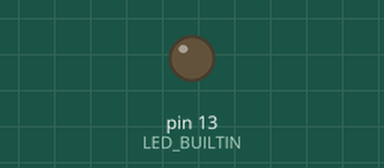
Recording of a sketch running on a simulated Arduino Uno, built with avr-gcc and run on an emulated ATmega328P. Shown: output pins drawn as LEDs (lit = HIGH). Random numbers use the default seed unless the sketch sets one.

Above: at 0.1 s.
At 35.2 s:
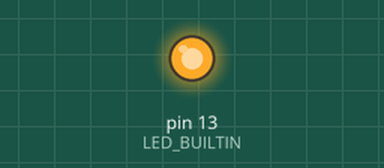
Timing chart, 0 to 40.0 s (numbered marks = the images above):
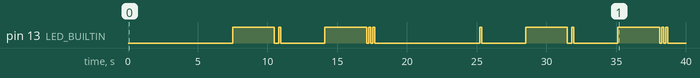

Measured:
- by itself, pin 13 (LED_BUILTIN): LOW → HIGH at 7.5 s, → LOW 3.0 s later, → HIGH 0.30 s later, → LOW 0.15 s later, … (22 changes in this stretch)

The sketch:

higerLower.ino
```cpp
#define MAX 10

#define TUNIT 150 // Shortest time frame
#define BLINK (TUNIT * 20)  // Time light is on for 1
#define BETWEEN (TUNIT * 2) // Time between bits
#define PAUSE (TUNIT * 50)  // Time between numbers

void setup(void);
void loop(void);
void shownumber(unsigned char*);
void flash(unsigned short);


void setup()
{
	#ifdef DEBUG
	// Setup Serial
	Serial.begin(9600);
	while (!Serial);

	Serial.println("Higher lower");
	#endif

	// if analog input pin 0 is unconnected, random analog
	// noise will cause the call to randomSeed() to generate
	// different seed numbers each time the sketch runs.
	// randomSeed() will then shuffle the random function.
	randomSeed(analogRead(0));

	pinMode(LED_BUILTIN, OUTPUT);
}

void loop()
{
	// Get random number
	unsigned char number = random(MAX) + 1;

	#ifdef DEBUG
	Serial.print("Number = ");
	Serial.print(number);
	Serial.print(": ");
	Serial.println(number, BIN);
	#endif

	// Pause between numbers
	delay(PAUSE);
	showNumber(&number);
}

void showNumber(unsigned char* n)
{
	unsigned char l = 8;	// A max of 8 bits or 255 in decimal

	// Wait for first 1
	while (!(*n >> l-- & 0x0001));	// n cannot be 0

	// Show all bits in reverse (except MSB)
	for (unsigned char i = 0; i <= l; ++i)
	{
		if(*n >> i & 0x0001)
		{
			// Long flash
			flash(BLINK);
		}
		else
		{
			// Short flash to indicate a new bit started
			flash(TUNIT);
			delay(BLINK - TUNIT);
		}

		// Delay between bits
		delay(BETWEEN);
	}

	// Flash MSB (always 1)
	flash(BLINK);

	// End of number indicated by 2 short flashes
	delay(TUNIT);
	flash(TUNIT);
	delay(TUNIT);
	flash(TUNIT);
}

void flash(unsigned short delayTime)
{
	digitalWrite(LED_BUILTIN, HIGH);
	delay(delayTime);
	digitalWrite(LED_BUILTIN, LOW);
}
```
